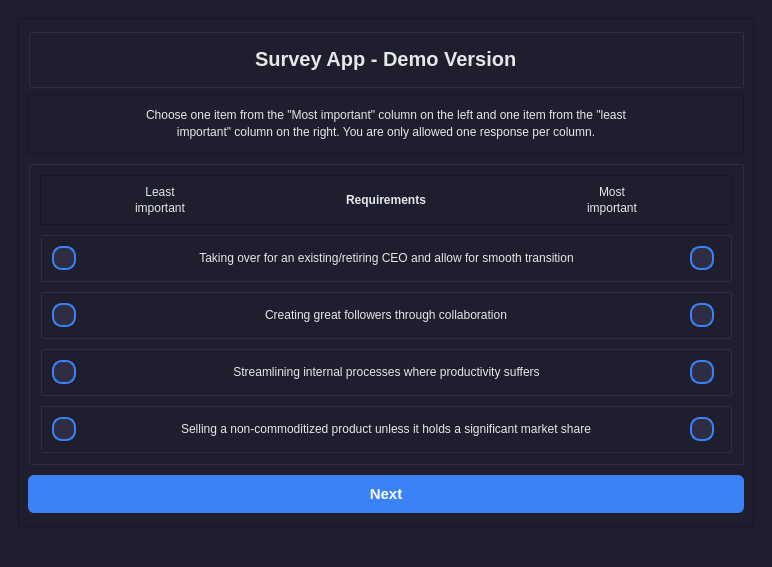
<?xml version="1.0" encoding="UTF-8"?>
<ui version="4.0">
 <class>MainWindow</class>
 <widget class="QMainWindow" name="MainWindow">
  <property name="geometry">
   <rect>
    <x>0</x>
    <y>0</y>
    <width>772</width>
    <height>567</height>
   </rect>
  </property>
  <property name="windowTitle">
   <string>MainWindow</string>
  </property>
  <property name="styleSheet">
   <string notr="true">/* Global Styles */
QWidget {
    background-color: #1E1E2F; /* Dark modern background */
    font-family: &quot;Arial&quot;, sans-serif; /* Use a modern, clean font */
    color: #E5E7EB; /* Light gray text for better visibility */
}

/* Box Style */
QFrame#box {
    background-color: #2D2D44; /* Darker box color */
    border: 1px solid #3E3E5C; /* Slightly lighter border */
    border-radius: 8px; /* Rounded corners */
    padding: 16px;
    margin: 8px;
    color: #E5E7EB; /* Light gray text inside the box */
}

/* Button Style */
QPushButton {
    background-color: #3B82F6; /* Blue background for the button */
    color: white; /* White text for visibility */
    border: none;
    border-radius: 6px;
    padding: 10px 20px;
    margin: 4px 0;
    font-weight: bold;
    transition: background-color 0.3s;
}

QPushButton:hover {
    background-color: #2563EB; /* Darker blue on hover */
}

QPushButton:pressed {
    background-color: #1D4ED8; /* Even darker blue on press */
}

/* Title Style */
QLabel#title {
    font-size: 24px;
    font-weight: bold;
    color: #FFFFFF; /* White color for the title to stand out on the dark background */
    margin-bottom: 16px;
}

/* Radio Button Style */
QRadioButton {
    font-size: 16px;
    color: #E5E7EB; /* Light gray text for better visibility */
}

QRadioButton::indicator {
    width: 20px;
    height: 20px;
    border-radius: 10px;
    border: 2px solid #3B82F6; /* Blue border */
    background-color: #2D2D44; /* Darker background */
}

QRadioButton::indicator:checked {
    background-color: #3B82F6; /* Blue dot when checked */
    border: 2px solid #2563EB; /* Darker blue border when checked */
}
</string>
  </property>
  <widget class="QWidget" name="centralwidget">
   <layout class="QVBoxLayout" name="verticalLayout_2">
    <item>
     <widget class="QWidget" name="widget" native="true">
      <layout class="QHBoxLayout" name="horizontalLayout_2">
       <item>
        <widget class="QFrame" name="frame">
         <property name="frameShape">
          <enum>QFrame::Shape::StyledPanel</enum>
         </property>
         <property name="frameShadow">
          <enum>QFrame::Shadow::Raised</enum>
         </property>
         <layout class="QVBoxLayout" name="verticalLayout">
          <item>
           <widget class="QGroupBox" name="groupBox">
            <property name="styleSheet">
             <string notr="true"/>
            </property>
            <property name="title">
             <string/>
            </property>
            <layout class="QGridLayout" name="gridLayout">
             <item row="0" column="0" alignment="Qt::AlignmentFlag::AlignHCenter">
              <widget class="QLabel" name="label_7">
               <property name="styleSheet">
                <string notr="true"/>
               </property>
               <property name="text">
                <string>&lt;html&gt;&lt;head/&gt;&lt;body&gt;&lt;p&gt;&lt;span style=&quot; font-size:20px; font-weight:700;&quot;&gt;Survey App  - Demo Version&lt;/span&gt;&lt;/p&gt;&lt;/body&gt;&lt;/html&gt;</string>
               </property>
              </widget>
             </item>
            </layout>
           </widget>
          </item>
          <item>
           <widget class="QFrame" name="frame_3">
            <property name="styleSheet">
             <string notr="true"/>
            </property>
            <property name="frameShape">
             <enum>QFrame::Shape::StyledPanel</enum>
            </property>
            <property name="frameShadow">
             <enum>QFrame::Shadow::Raised</enum>
            </property>
            <layout class="QHBoxLayout" name="horizontalLayout_7">
             <item>
              <widget class="QLabel" name="label_10">
               <property name="layoutDirection">
                <enum>Qt::LayoutDirection::LeftToRight</enum>
               </property>
               <property name="text">
                <string>&lt;html&gt;&lt;head/&gt;&lt;body&gt;&lt;p style=&quot;line-height: 0.35;&quot;&gt;Choose one item from the &amp;quot;Most important&amp;quot; column on the left and one item from the &amp;quot;least&lt;/p&gt;&lt;p&gt;important&amp;quot; column on the right. You are only allowed one response per column.&lt;/p&gt;&lt;/body&gt;&lt;/html&gt;</string>
               </property>
               <property name="alignment">
                <set>Qt::AlignmentFlag::AlignCenter</set>
               </property>
              </widget>
             </item>
            </layout>
           </widget>
          </item>
          <item>
           <widget class="QGroupBox" name="Questions_g">
            <property name="styleSheet">
             <string notr="true"/>
            </property>
            <property name="title">
             <string/>
            </property>
            <layout class="QVBoxLayout" name="verticalLayout_3">
             <item>
              <widget class="QFrame" name="frame_2">
               <property name="frameShape">
                <enum>QFrame::Shape::StyledPanel</enum>
               </property>
               <property name="frameShadow">
                <enum>QFrame::Shadow::Raised</enum>
               </property>
               <layout class="QHBoxLayout" name="horizontalLayout_6">
                <item>
                 <widget class="QLabel" name="LeastImportant_L">
                  <property name="text">
                   <string>&lt;html&gt;&lt;head/&gt;&lt;body&gt;&lt;p align=&quot;center&quot; style=&quot;line-height: 0.25;&quot;&gt;Least&lt;/p&gt;&lt;p align=&quot;center&quot;&gt;important&lt;/p&gt;&lt;/body&gt;&lt;/html&gt;</string>
                  </property>
                 </widget>
                </item>
                <item>
                 <widget class="QLabel" name="Requirements_L">
                  <property name="text">
                   <string>&lt;html&gt;&lt;head/&gt;&lt;body&gt;&lt;p align=&quot;center&quot;&gt;&lt;span style=&quot; font-weight:700;&quot;&gt;Requirements&lt;/span&gt;&lt;/p&gt;&lt;/body&gt;&lt;/html&gt;</string>
                  </property>
                 </widget>
                </item>
                <item>
                 <widget class="QLabel" name="MostImportant_L">
                  <property name="text">
                   <string>&lt;html&gt;&lt;head/&gt;&lt;body&gt;&lt;p align=&quot;center&quot; style=&quot;line-height: 0.25;&quot;&gt;Most&lt;/p&gt;&lt;p align=&quot;center&quot;&gt;important&lt;/p&gt;&lt;/body&gt;&lt;/html&gt;</string>
                  </property>
                 </widget>
                </item>
               </layout>
              </widget>
             </item>
             <item>
              <widget class="QGroupBox" name="q1_g">
               <property name="title">
                <string/>
               </property>
               <layout class="QHBoxLayout" name="horizontalLayout">
                <item>
                 <widget class="QRadioButton" name="q1_most">
                  <property name="text">
                   <string/>
                  </property>
                 </widget>
                </item>
                <item>
                 <widget class="QLabel" name="q1_l">
                  <property name="text">
                   <string>&lt;html&gt;&lt;head/&gt;&lt;body&gt;&lt;p align=&quot;center&quot;&gt;Taking over for an existing/retiring CEO and allow for smooth transition&lt;/p&gt;&lt;/body&gt;&lt;/html&gt;</string>
                  </property>
                 </widget>
                </item>
                <item alignment="Qt::AlignmentFlag::AlignRight">
                 <widget class="QRadioButton" name="q1_least">
                  <property name="text">
                   <string/>
                  </property>
                 </widget>
                </item>
               </layout>
              </widget>
             </item>
             <item>
              <widget class="QGroupBox" name="q2_g">
               <property name="title">
                <string/>
               </property>
               <layout class="QHBoxLayout" name="horizontalLayout_3">
                <item>
                 <widget class="QRadioButton" name="q2_most">
                  <property name="text">
                   <string/>
                  </property>
                 </widget>
                </item>
                <item>
                 <widget class="QLabel" name="q2_l">
                  <property name="text">
                   <string>&lt;html&gt;&lt;head/&gt;&lt;body&gt;&lt;p align=&quot;center&quot;&gt;Creating great followers through collaboration&lt;/p&gt;&lt;/body&gt;&lt;/html&gt;</string>
                  </property>
                 </widget>
                </item>
                <item alignment="Qt::AlignmentFlag::AlignRight">
                 <widget class="QRadioButton" name="q2_least">
                  <property name="text">
                   <string/>
                  </property>
                 </widget>
                </item>
               </layout>
              </widget>
             </item>
             <item>
              <widget class="QGroupBox" name="q3_g">
               <property name="title">
                <string/>
               </property>
               <layout class="QHBoxLayout" name="horizontalLayout_4">
                <item>
                 <widget class="QRadioButton" name="q3_most">
                  <property name="text">
                   <string/>
                  </property>
                 </widget>
                </item>
                <item>
                 <widget class="QLabel" name="q3_l">
                  <property name="text">
                   <string>&lt;html&gt;&lt;head/&gt;&lt;body&gt;&lt;p align=&quot;center&quot;&gt;Streamlining internal processes where productivity suffers&lt;/p&gt;&lt;/body&gt;&lt;/html&gt;</string>
                  </property>
                 </widget>
                </item>
                <item alignment="Qt::AlignmentFlag::AlignRight">
                 <widget class="QRadioButton" name="q3_least">
                  <property name="text">
                   <string/>
                  </property>
                 </widget>
                </item>
               </layout>
              </widget>
             </item>
             <item>
              <widget class="QGroupBox" name="q4_g">
               <property name="title">
                <string/>
               </property>
               <layout class="QHBoxLayout" name="horizontalLayout_5">
                <item>
                 <widget class="QRadioButton" name="q4_most">
                  <property name="text">
                   <string/>
                  </property>
                 </widget>
                </item>
                <item>
                 <widget class="QLabel" name="q4_l">
                  <property name="text">
                   <string>&lt;html&gt;&lt;head/&gt;&lt;body&gt;&lt;p align=&quot;center&quot;&gt;Selling a non-commoditized product unless it holds a significant market share&lt;/p&gt;&lt;/body&gt;&lt;/html&gt;</string>
                  </property>
                 </widget>
                </item>
                <item alignment="Qt::AlignmentFlag::AlignRight">
                 <widget class="QRadioButton" name="q4_least">
                  <property name="text">
                   <string/>
                  </property>
                 </widget>
                </item>
               </layout>
              </widget>
             </item>
            </layout>
           </widget>
          </item>
          <item>
           <widget class="QPushButton" name="NextButton">
            <property name="font">
             <font>
              <family>Arial</family>
              <pointsize>11</pointsize>
              <bold>true</bold>
             </font>
            </property>
            <property name="text">
             <string>Next</string>
            </property>
           </widget>
          </item>
         </layout>
        </widget>
       </item>
      </layout>
     </widget>
    </item>
   </layout>
  </widget>
  <widget class="QMenuBar" name="menubar">
   <property name="geometry">
    <rect>
     <x>0</x>
     <y>0</y>
     <width>772</width>
     <height>19</height>
    </rect>
   </property>
  </widget>
  <widget class="QStatusBar" name="statusbar"/>
 </widget>
 <resources/>
 <connections/>
</ui>
